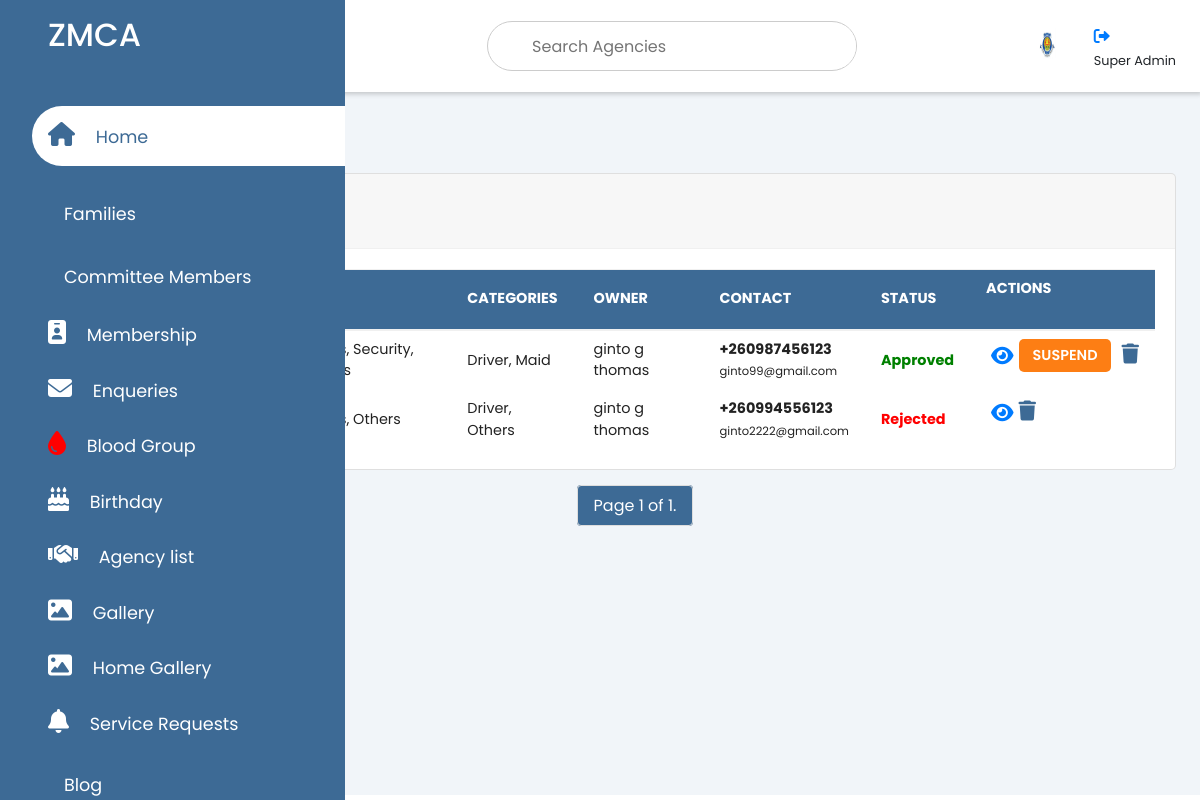
/admin-agency-list/, run on the app's committed database.
### services/models.py (models this page shows, shortened)
class Agency(models.Model):
    SERVICE_CATEGORIES = (
        ('Driver', 'Driver'),
        ('Maid', 'Maid'),
        ('Security Guard', 'Security Guard'),
        ('Garden Boy', 'Garden Boy'),
        ('Babysitter', 'Babysitter'),
        ('Others', 'Others'),
    )
    AGENCY_TYPES = (
        ('Maids', 'Maids'),
        ('Drivers', 'Drivers'),
        ('Security', 'Security'),
        ('Others', 'Others'),
    )
    AGENCY_STATUS = (
        ('Submitted', 'Submitted'),
        ('Approved', 'Approved'),
        ('Rejected', 'Rejected'),
        ('Suspended', 'Suspended'),
    )
    user = models.ForeignKey(User, on_delete=models.CASCADE, related_name='agencies')
    agency_name = models.CharField(max_length=255)
    agency_type = MultiSelectField(choices=AGENCY_TYPES, max_choices=3)
    owner_contact_person = models.CharField(max_length=255)
    contact_number = models.CharField(max_length=20)
    email = models.EmailField()
    office_address = models.TextField()
    service_categories = MultiSelectField(choices=SERVICE_CATEGORIES)
    years_in_operation = models.PositiveIntegerField()
    number_of_staff = models.PositiveIntegerField()
    verification_documents = models.FileField(upload_to='verification_docs/')
    preferred_service_area = models.CharField(max_length=255, help_text="Comma-separated regions (e.g. Lusaka, Ndola)")
    availability = models.CharField(max_length=100, help_text="e.g. Mon–Sat, 8am–6pm")
    short_description = models.TextField()
    consent_agreed = models.BooleanField(default=False)
    status = models.CharField(max_length=20, choices=AGENCY_STATUS, default='Submitted')
    created_at = models.DateTimeField(auto_now_add=True)
    updated_at = models.DateTimeField(auto_now=True)
    class Meta:
        verbose_name = "Agency"
        verbose_name_plural = "Agencies"
        ordering = ['-created_at']

### zmcaadmin/views.py (the view)
# urls.py: path('admin-agency-list/', views.agency_list, name='agency_list'),
def agency_list(request):
    q = request.GET.get('q', '')
    agencies = Agency.objects.all()
    if q:
        agencies = agencies.filter(agency_name__icontains=q)
    paginator = Paginator(agencies, 10)
    page_number = request.GET.get('page')
    page_obj = paginator.get_page(page_number)
    return render(request, 'admin/agencylist.html', {'agencies': page_obj})

### templates/admin/agencylist.html (shortened to what this page needs)
{% extends 'admin/adminbase.html' %}
{% load static %}
{% block content %}
<div class="sidebar">
  <div class="sidebar-brand">
    <h2><span>ZMCA</span></h2>
  </div>
  <div class="sidebar-menu">
    <ul>
      <li>
        <a href="{% url 'adminindex' %}" class="active"><span class="fas fa-home"></span>
          <span>Home</span></a>
      </li>
      <li>
        <a href="{% url 'members_view' %}"><span class="las la-home"></span>
          <span>Families</span></a>
      <li>
        <a href="{% url 'committe' %}"><span class="las la-users"></span>
          <span>Committee Members</span></a>
      </li>
      <li>
        <a href="{% url 'fam_view' %}">
          <span class="fas fa-id-badge"></span>
          <span>Membership</span></a>
      </li>
      <li>
        <a href="{% url 'enquiry_list' %}"><span class="fas fa-envelope"></span>
          <span>Enqueries</span></a>
    </ul>
    <li>
      <a href="{% url 'bloodgroupadmin' %}">
        <span class="fas fa-tint" style="color: red;"></span>
        <span>Blood Group</span></a>
    </li>
    <li>
      <a href="{% url 'birthdaydetails1' %}">
        <span class="fas fa-birthday-cake"></span>
        <span>Birthday</span></a>
    </li>
    <li>
      <a href="{% url 'agency_list' %}">
        <span class="fas fa-handshake"></span>
        <span>Agency list</span></a>
    </li>
    <li>
      <a href="{% url 'addgalleryview' %}"><span class="fa-solid fa-image"></span>
        <span>Gallery</span></a>
    <li>
      <a href="{% url 'addhomegallery' %}"><span class="fa-solid fa-image"></span>
        <span>Home Gallery</span></a>
    </li>
    <li>
      <a href="{% url 'admin_services_posts' %}"><span class="fa fa-bell"></span>
        <span>Service Requests</span></a>
    </li>
    <li>
      <a href="{% url 'addblogview' %}"><span class="las la-blog"></span>
        <span>Blog</span></a>
    </li>
  </div>
</div>
<div class="main-content">
  <header>
    <h2>
      <label for="nav-toggle"><span class="las la-bars"></span></label>
      ZMCA Admin
    </h2>
    <div class="search-wrapper">
      <form method="GET" action="{% url 'agency_list' %}">
        <input type="search" id="searchInput" name="q" placeholder="Search Agencies"
          value="{{ request.GET.q|default_if_none:'' }}" />
      </form>
    </div>
    <div class="user-wrapper">
      <img src="{% static 'img/logo.jpg' %}" width="60px" height="60px" alt="">
      <div>
        <h4><a href="{% url 'logout' %}" style="font-size: 16px;"><i class="fa-solid fa-right-from-bracket"></i></a>
        </h4>
        <small>Super Admin</small>
      </div>
    </div>
  </header>
  <main>
    <div class="recent-grid">
      <div class="projects">
        <div class="card" style="width: 100%;">
          <div class="card-header">
            <h3>&nbsp;Agencies</h3>
          </div>
          <div class="card-body">
            <div class="table-responsive">
              <table width="100%">
                <thead style="background-color:#3d6a95;">
                  <tr>
                    <td style="color:#fff;" class="uppercase-text">#</td>
                    <td style="color:#fff;" class="uppercase-text">Agency Name</td>
                    <td style="color:#fff;" class="uppercase-text">Type</td>
                    <td style="color:#fff;" class="uppercase-text">Categories</td>
                    <td style="color:#fff;" class="uppercase-text">Owner</td>
                    <td style="color:#fff;" class="uppercase-text">Contact</td>
                    <td style="color:#fff;" class="uppercase-text">Status</td>
                    <td style="color:#fff;" class="uppercase-text">Actions</td>
                  </tr>
                </thead>
                <tbody>
                  {% for agency in agencies %}
                  <tr>
                    <td>{{ forloop.counter }}</td>
                    <td class="uppercase-text">{{ agency.agency_name }}</td>
                    <td>{{ agency.agency_type|join:", " }}</td>
                    <td>{{ agency.service_categories|join:", " }}</td>
                    <td>{{ agency.owner_contact_person }}</td>
                    <td>
                      <strong>{{ agency.contact_number }}</strong><br>
                      <small>{{ agency.email }}</small>
                    </td>
                    <td>
                      <span style="
                                  font-weight: bolder;
                                  color: {% if agency.status == 'Submitted' %}orange
                                        {% elif agency.status == 'Approved' %}green
                                        {% elif agency.status == 'Rejected' %}red
                                        {% elif agency.status == 'Suspended' %}gray
                                        {% else %}black{% endif %};
                                ">
                        {{ agency.status }}
                      </span>
                    </td>
                    <td>
                      <a href="#" class="view-button" title="View Agency" data-toggle="modal"
                        data-target="#viewAgencyModal{{ agency.id }}">
                        <i class="fa-solid fa-eye"></i>
                      </a>
                      {% if agency.status == 'Submitted' %}
                      <form method="post" action="{% url 'approve_agency' agency.id %}" style="display:inline;">
                        {% csrf_token %}
                        <button type="submit" class="approve-button"
                          onclick="return confirm('Approve this agency?')">APPROVE</button>
                      </form>
                      <span class="button-spacing"></span>
                      <form method="post" action="{% url 'reject_agency' agency.id %}" style="display:inline;">
                        {% csrf_token %}
                        <button type="submit" class="reject-button"
                          onclick="return confirm('Reject this agency?')">REJECT</button>
                      </form>
                      {% elif agency.status == 'Approved' %}
                      <form method="post" action="{% url 'suspend_agency' agency.id %}" style="display:inline;">
                        <button type="submit" class="suspend-button"
                          onclick="return confirm('Suspend this agency?')">SUSPEND</button>
                      </form>
                      <form method="post" action="{% url 'delete_agency' agency.id %}" style="display:inline;">
                        <button type="submit" class="delete-button" onclick="return confirm('Delete this agency?')">
                          <i class="fa-solid fa-trash" style="font-size:20px;"></i>
                        </button>
                      </form>
                      {% elif agency.status == 'Rejected' %}
                      <form method="post" action="{% url 'delete_agency' agency.id %}" style="display:inline;">
                        <button type="submit" class="delete-button" onclick="return confirm('Delete this agency?')">
                          <i class="fa-solid fa-trash" style="font-size:20px;"></i>
                        </button>
                      </form>
                      {% endif %}
                    </td>
                  </tr>
                  {% empty %}
                  <tr>
                    <td colspan="8" style="text-align:center;">No agencies found</td>
                  </tr>
                  {% endfor %}
                </tbody>
              </table>
            </div>
          </div>
        </div>
      </div>
    </div>
    <div class="pagination">
      <span class="step-links">
        <span class="current">Page {{ agencies.number }} of {{ agencies.paginator.num_pages }}.</span>
      </span>
    </div>
  </main>
</div>
{% endblock %}

### static/css/admin.css (style rules this page uses)
:root { --main-color:#3d6a95; --color-dark: #1D2231; --text-grey: #8390A2; }
* { padding: 0; margin: 0; box-sizing: border-box; list-style-type: none; text-decoration: none; font-family: 'Poppins', sans-serif; }
.sidebar { width: 345px; position: fixed; left: 0; top: 0; height: 100%; background: var(--main-color); z-index: 100; transition: width 300ms; }
.sidebar-brand { height: 90px; padding: 1rem 0rem 1rem 2rem; color: #fff; }
.sidebar-menu { margin-top: 1rem; }
.sidebar-menu li { width: 100%; margin-bottom: 1.7rem; padding-left: 1rem; }
.sidebar-menu a { padding-left: 1rem; display: block; color: #fff; font-size: 1.1rem; }
.sidebar-menu a.active { background: #fff; padding-top:1rem; padding-bottom: 1rem; color:var(--main-color); border-radius:30px 0px 0px 30px; }
.sidebar-menu a span:first-child { font-size: 1.5rem; padding-right: 1rem; }
.main-content { transition: margin-left 300ms; margin-left: 345px; }
header { background: #fff; display: flex; justify-content: space-between; align-items: center; padding: 1rem 1.5rem; box-shadow: 2px 2px 5px rgba(0, 0, 0, 0.2); position: fixed; left:345px; width: calc(100% - 345px); top:0; z-index: 100%; transition: left 300ms; }
header h2 { color: #555; }
header label span { font-size: 1.7rem; padding-right: 1rem; }
.search-wrapper { border: 1px solid #ccc; border-radius: 30px; height: 50px; display: flex; align-items: center; overflow-x: hidden; }
.search-wrapper input { height: 100%; padding:.5rem; border: none; outline: none; }
.user-wrapper { display: flex; align-items: center; }
.user-wrapper img { border-radius: 50%; margin-right:1rem; }
.user-wrapper h4 { margin-bottom: 0rem !important; }
main { margin-top: 85px; padding: 2rem 1.5rem; background: #f1f5f9; min-height: calc(100vh - 90px); }
.recent-grid { margin-top: 3.5rem; display: grid; grid-gap:2rem; grid-template-columns: 65% auto; }
.card { background: #fff; border-radius: 5px; }
.card-header { padding: 1rem; }
.card-header { display: flex; justify-content: space-between; align-items: center; border-bottom: 1px solid #f0f0f0; }
table { border-collapse: collapse; }
thead tr { border-top: 1px solid #f0f0f0; border-bottom: 2px solid #f0f0f0; }
thead td { font-weight: 700; }
td { padding: .5rem 1rem; font-size: .9rem; color: #222; }
tr td:last-child { display: flex; align-items: center; }
.table-responsive { width: 100%; overflow-x: auto; }
@media only screen and (max-width: 1200px) { .sidebar { width: 70px; } }
@media only screen and (max-width: 1200px) { .sidebar .sidebar-brand, .sidebar li { padding-left: 1rem; text-align: center; } }
@media only screen and (max-width: 1200px) { .sidebar li a { padding-left: 0rem; } }
@media only screen and (max-width: 1200px) { .main-content { margin-left: 70px; } }
@media only screen and (max-width: 1200px) { .main-content header { width: calc(100% - 70px); left: 70px; } }

### templates/admin/adminbase.html (style rules this page uses)
.pagination { display: flex; justify-content: center; margin-top: 20px; }
.current { padding: 8px 16px; background-color: #3d6a95; color: #fff; border: 1px solid #ddd; margin: 0 4px; border-radius: 4px; }
.pagination span, .pagination a { margin: 4px; }

### templates/admin/agencylist.html (style rules this page uses)
table { width: 100%; }
.recent-grid { margin-top: 3.5rem; display: grid; grid-gap: 2rem; grid-template-columns: 100%; }
.delete-button { background-color: transparent; border: none; cursor: pointer; padding: 0; color: #3d6a95; }
.view-button { color: #007bff; font-size: 20px; margin: 0 5px; text-decoration: none; }
.suspend-button { background-color: #fd7e14; color: white; padding: 6px 14px; border: none; border-radius: 5px; cursor: pointer; font-weight: 600; transition: background 0.3s ease; }
.uppercase-text { text-transform: uppercase; font-weight: bold; }
.sidebar-menu { overflow: auto; }

### data on the page
Agency: agency_type "Maids, Security, Others", service_categories "Driver, Maid", owner_contact_person "ginto g thomas", contact_number "+260987456123", email "ginto99@gmail.com", status "Approved", shows "SUSPEND"
Agency: agency_type "Maids, Others", service_categories "Driver, Others", owner_contact_person "ginto g thomas", contact_number "+260994556123", email "ginto2222@gmail.com", status "Rejected"

### other printed values
{{ agencies.number }} "1"
{{ agencies.paginator.num_pages }} "1"
